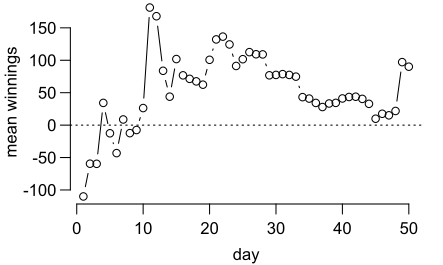

R code for this plot:

#===> data <===#
profit <- c(-110, -9, -60, 316, -200, -196, 320, -160, 31, 331, 1731, 21, -926, -475, 914, -300, -15, 1, -29, 829, 761, 227, -141, -672, 352, 385, 24, 103, -826, 95, 115, 39, -9, -1000, -35, -200, -200, 235, 70, 307, 135, 60, -100, -295, -1000, 361, -95, 337, 3712, -255)
CS <- cumsum(profit)/1:50

#===> plot <===#
par(las=1, mar=c(3,3.5,0,1), mgp=c(2.5,0.7,0))
plot(1:50, CS, axes=F, xlab='', main='', type='b', ylab='mean winnings')
axis(1)
mtext('day', side=1, line=2)
axis(2)
abline(h=0, lty=3)
